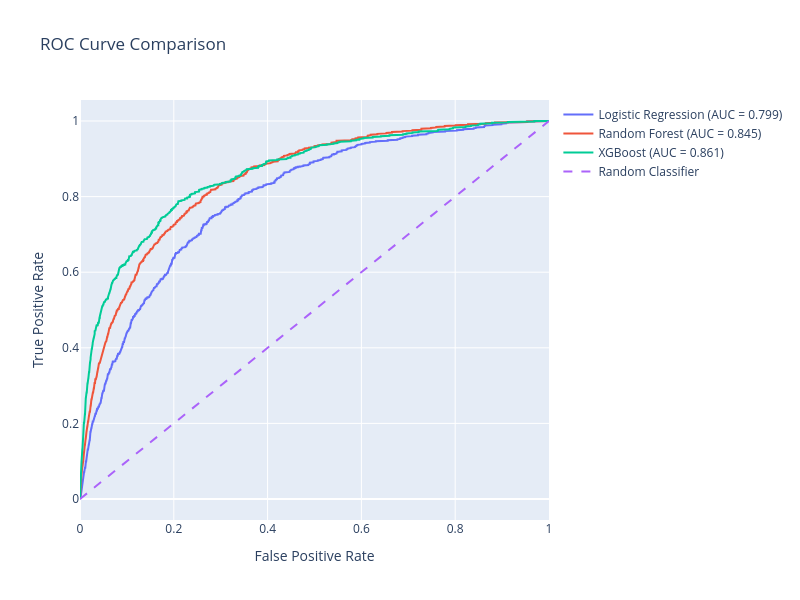

Source (notebook cell):
### Markdown cell above
# Model Results

### Code cell
y_prob_log = log_model.predict_proba(X_test)[:, 1]
y_prob_rf = rf.predict_proba(X_test)[:, 1]
y_prob_xgb = xgb.predict_proba(X_test)[:, 1]

fpr_log, tpr_log, _ = roc_curve(y_test, y_prob_log)
fpr_rf, tpr_rf, _ = roc_curve(y_test, y_prob_rf)
fpr_xgb, tpr_xgb, _ = roc_curve(y_test, y_prob_xgb)

auc_log = roc_auc_score(y_test, y_prob_log)
auc_rf = roc_auc_score(y_test, y_prob_rf)
auc_xgb = roc_auc_score(y_test, y_prob_xgb)

fig = go.Figure()

fig.add_trace(go.Scatter(
    x=fpr_log,
    y=tpr_log,
    mode='lines',
    name=f'Logistic Regression (AUC = {auc_log:.3f})'
))

fig.add_trace(go.Scatter(
    x=fpr_rf,
    y=tpr_rf,
    mode='lines',
    name=f'Random Forest (AUC = {auc_rf:.3f})'
))

fig.add_trace(go.Scatter(
    x=fpr_xgb,
    y=tpr_xgb,
    mode='lines',
    name=f'XGBoost (AUC = {auc_xgb:.3f})'
))

fig.add_trace(go.Scatter(
    x=[0,1],
    y=[0,1],
    mode='lines',
    line=dict(dash='dash'),
    name='Random Classifier'
))

fig.update_layout(
    title="ROC Curve Comparison",
    xaxis_title="False Positive Rate",
    yaxis_title="True Positive Rate",
    width=800,
    height=600
)

fig.show()

### Figure 1 — Plotly figure (JSON) as saved in the notebook; plotly's stock layout.template omitted (floating-point values rounded to 4 significant figures; data arrays with more than 128 entries replaced by an {"elided": "..."} marker saying what was removed)
{"data": [{"mode": "lines", "name": "Logistic Regression (AUC = 0.799)", "type": "scatter", "x": {"elided": "2014 float values"}, "y": {"elided": "2014 float values"}}, {"mode": "lines", "name": "Random Forest (AUC = 0.845)", "type": "scatter", "x": {"elided": "2853 float values"}, "y": {"elided": "2853 float values"}}, {"mode": "lines", "name": "XGBoost (AUC = 0.861)", "type": "scatter", "x": {"elided": "2767 float values"}, "y": {"elided": "2767 float values"}}, {"line": {"dash": "dash"}, "mode": "lines", "name": "Random Classifier", "type": "scatter", "x": [0, 1], "y": [0, 1]}], "layout": {"height": 600, "title": {"text": "ROC Curve Comparison"}, "width": 800, "xaxis": {"title": {"text": "False Positive Rate"}}, "yaxis": {"title": {"text": "True Positive Rate"}}}}
